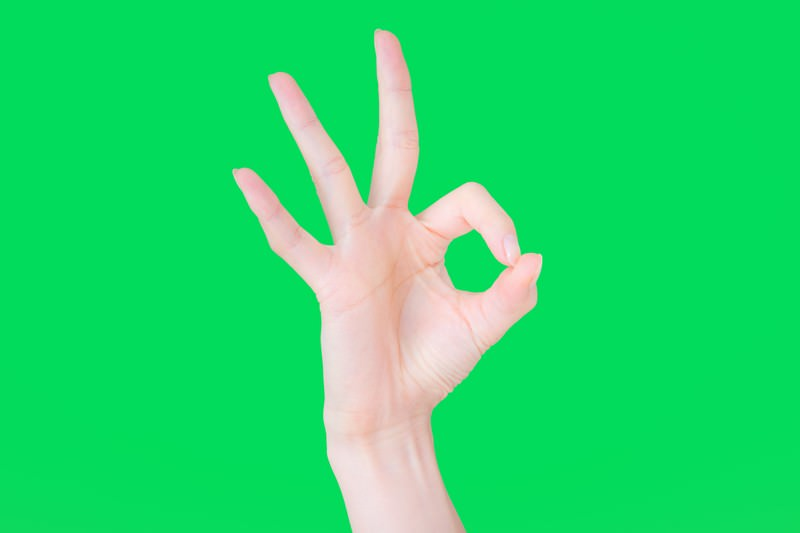
#> input picture takepic/GB_test02.jpg, 800 x 533 px
$ python cro_test.py
#> lines starting #> are read from the running program, lines starting #| are printed output that depends on the picture; after the words box and inside, x2 and y2 are one past the last pixel; in counts of white or black regions, pixels touching at a corner belong together
import cv2
import numpy as np

# グリーンバックの画像を読み込む
green_screen_img = cv2.imread('GB_test02.jpg')  # グリーンバックの画像ファイル名を指定
#> green_screen_img is the input picture: shape (533, 800, 3); mean B, G, R 107.4, 217.1, 36.7

# HSV色空間に変換
hsv = cv2.cvtColor(green_screen_img, cv2.COLOR_BGR2HSV)
#> hsv: shape (533, 800, 3); mean H, S, V 65, 221.2, 221.8

# 緑色のHSV範囲を定義
lower_green = np.array([40, 40, 40])
upper_green = np.array([80, 255, 255])

# HSVから緑色に該当する部分をマスク
mask = cv2.inRange(hsv, lower_green, upper_green)
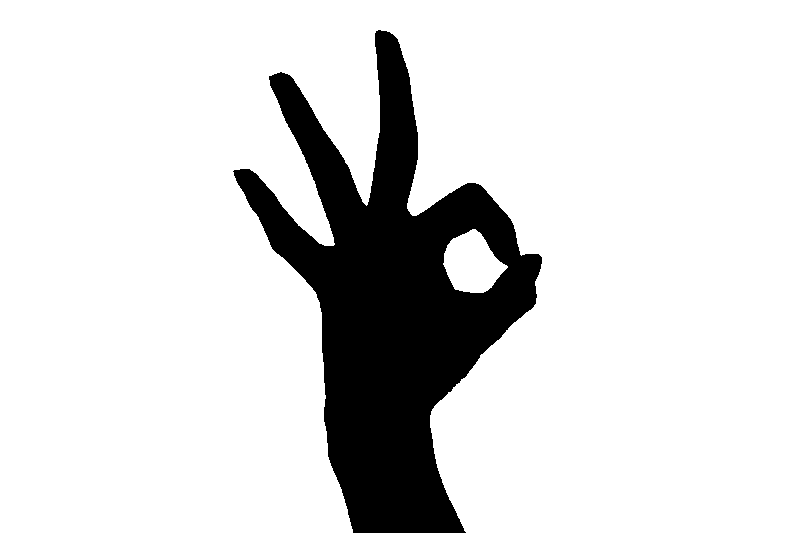
#> mask: shape (533, 800); 85.4% white; 1 black region, box (x1, y1, x2, y2) and area: (233, 30, 542, 533) 62119

# マスクの反転
mask_inv = cv2.bitwise_not(mask)

# 画像のサイズを取得
h, w = green_screen_img.shape[:2]
#> h = 533; w = 800

# 新しい背景画像を読み込む
background = cv2.imread('picture/picture/haikei1.jpg')  # 背景画像ファイル名を指定
#> (the run stopped early here; a loop or call above may not have finished)
